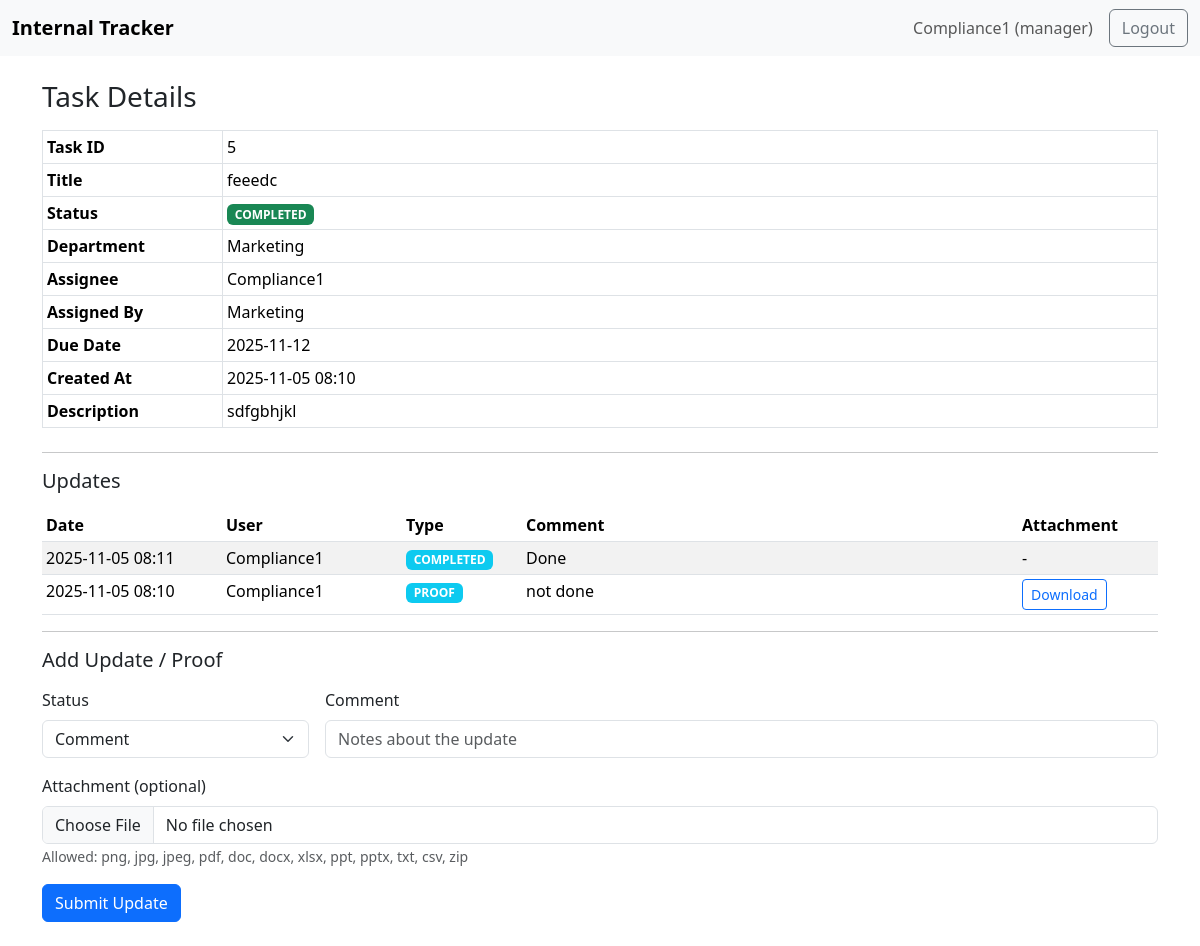
The page /tasks/5 (signed in) on the database its author committed.
### app.py (models this page shows, shortened)
class User(UserMixin, db.Model):
    __tablename__ = "user"
    id = db.Column(db.Integer, primary_key=True)
    name = db.Column(db.String(120), nullable=False)
    email = db.Column(db.String(255), unique=True, nullable=False, index=True)
    password_hash = db.Column(db.String(255), nullable=False)
    role = db.Column(db.String(20), default="user")  # 'admin', 'manager', 'user'
    department_id = db.Column(db.Integer, db.ForeignKey("department.id"), nullable=True)
    department = db.relationship("Department", backref="users")
    is_active_flag = db.Column(db.Boolean, default=True, nullable=False)
    can_create_task = db.Column(db.Boolean, default=False, nullable=False)

class Task(db.Model):
    id = db.Column(db.Integer, primary_key=True)
    title = db.Column(db.String(200), nullable=False)
    description = db.Column(db.Text, nullable=True)
    department_id = db.Column(db.Integer, db.ForeignKey("department.id"), nullable=False)
    department = db.relationship("Department", backref="tasks")
    assignee_id = db.Column(db.Integer, db.ForeignKey("user.id"), nullable=False)
    assignee = db.relationship("User", foreign_keys=[assignee_id])
    assigner_id = db.Column(db.Integer, db.ForeignKey("user.id"), nullable=False)
    assigner = db.relationship("User", foreign_keys=[assigner_id])
    due_date = db.Column(db.Date, nullable=True)
    status = db.Column(db.String(20), default="OPEN")  # OPEN, IN_PROGRESS, COMPLETED, REJECTED
    is_hidden = db.Column(db.Boolean, default=False, nullable=False)
    created_at = db.Column(db.DateTime, default=datetime.utcnow)
    updated_at = db.Column(db.DateTime, default=datetime.utcnow, onupdate=datetime.utcnow)

class Department(db.Model):
    id = db.Column(db.Integer, primary_key=True)
    name = db.Column(db.String(120), unique=True, nullable=False)

class TaskUpdate(db.Model):
    id = db.Column(db.Integer, primary_key=True)
    task_id = db.Column(db.Integer, db.ForeignKey("task.id"), nullable=False)
    task = db.relationship(
        "Task",
        backref=db.backref("updates", order_by="TaskUpdate.created_at.desc()")
    )
    user_id = db.Column(db.Integer, db.ForeignKey("user.id"), nullable=False)
    user = db.relationship("User")
    status = db.Column(db.String(20), default="COMMENT")  # COMMENT, PROOF, COMPLETED, REJECTED
    comment = db.Column(db.Text, nullable=True)
    attachment_path = db.Column(db.String(500), nullable=True)
    created_at = db.Column(db.DateTime, default=datetime.utcnow)

### app.py (the view)
@app.route("/tasks/<int:task_id>")
@login_required
def task_view(task_id):
    task = Task.query.get_or_404(task_id)
    if (current_user.role != "admin" and
        current_user.id not in (task.assignee_id, task.assigner_id) and
            current_user.department_id != task.department_id):
        abort(403)
    if task.is_hidden and current_user.role != "admin":
        abort(403)
    return render_template("task_view.html", task=task)

### app.py (called while the page is built)
@login_manager.user_loader
def load_user(user_id):
    return User.query.get(int(user_id))

### templates/task_view.html (shortened to what this page needs)
{% extends "base.html" %}
{% block content %}
<h3 class="mb-3">Task Details</h3>
<table class="table table-bordered table-sm mb-4">
  <tbody>
    <tr>
      <th style="width: 180px;">Task ID</th>
      <td>{{ task.id }}</td>
    </tr>
    <tr>
      <th>Title</th>
      <td>{{ task.title }}</td>
    </tr>
    <tr>
      <th>Status</th>
      <td>
        <span class="badge
          {% if task.status=='COMPLETED' %}bg-success
          {% elif task.status=='IN_PROGRESS' %}bg-warning text-dark
          {% elif task.status=='REJECTED' %}bg-danger
          {% else %}bg-secondary{% endif %}">
          {{ task.status }}
        </span>
      </td>
    </tr>
    <tr>
      <th>Department</th>
      <td>{{ task.department.name }}</td>
    </tr>
    <tr>
      <th>Assignee</th>
      <td>{{ task.assignee.name }}</td>
    </tr>
    <tr>
      <th>Assigned By</th>
      <td>{{ task.assigner.name }}</td>
    </tr>
    <tr>
      <th>Due Date</th>
      <td>{{ task.due_date or '-' }}</td>
    </tr>
    <tr>
      <th>Created At</th>
      <td>{{ task.created_at.strftime('%Y-%m-%d %H:%M') }}</td>
    </tr>
    <tr>
      <th>Description</th>
      <td>{{ task.description or '-' }}</td>
    </tr>
  </tbody>
</table>
<hr>
<h5 class="mb-3">Updates</h5>
{% if task.updates %}
<table class="table table-striped table-sm">
  <thead>
    <tr>
      <th style="width: 180px;">Date</th>
      <th style="width: 180px;">User</th>
      <th style="width: 120px;">Type</th>
      <th>Comment</th>
      <th style="width: 140px;">Attachment</th>
    </tr>
  </thead>
  <tbody>
  {% for up in task.updates %}
    <tr>
      <td>{{ up.created_at.strftime('%Y-%m-%d %H:%M') }}</td>
      <td>{{ up.user.name }}</td>
      <td><span class="badge bg-info">{{ up.status }}</span></td>
      <td>{{ up.comment or '-' }}</td>
      <td>
        {% if up.attachment_path %}
          <a class="btn btn-sm btn-outline-primary"
             href="{{ url_for('uploaded_file', filename=up.attachment_path) }}">
            Download
          </a>
        {% else %}
          -
        {% endif %}
      </td>
    </tr>
  {% endfor %}
  </tbody>
</table>
{% else %}
  <p class="text-muted">No updates yet.</p>
{% endif %}
{% if current_user.role == 'admin' or current_user.id == task.assignee_id %}
<hr>
<h5 class="mb-3">Add Update / Proof</h5>
<form method="post"
      action="{{ url_for('task_update', task_id=task.id) }}"
      enctype="multipart/form-data"
      class="row g-3">
  <div class="col-md-3">
    <label class="form-label">Status</label>
    <select class="form-select" name="status">
      <option value="COMMENT">Comment</option>
    </select>
  </div>
  <div class="col-md-9">
    <label class="form-label">Comment</label>
    <input class="form-control" name="comment" placeholder="Notes about the update">
  </div>
  <div class="col-md-12">
    <label class="form-label">Attachment (optional)</label>
    <input type="file" name="attachment" class="form-control">
    <small class="text-muted">Allowed: png, jpg, jpeg, pdf, doc, docx, xlsx, ppt, pptx, txt, csv, zip</small>
  </div>
  <div class="col-12">
    <button class="btn btn-primary">Submit Update</button>
  </div>
</form>
{% endif %}
{% endblock %}

### templates/base.html (shortened to what this page needs)
<!doctype html>
<html lang="en">
<head>
  <link href="https://cdn.jsdelivr.net/npm/bootstrap@5.3.3/dist/css/bootstrap.min.css" rel="stylesheet">
  <link rel="stylesheet" href="{{ url_for('static', filename='style.css') }}">
</head>
<body>
<nav class="navbar navbar-expand-lg bg-body-tertiary">
  <div class="container-fluid">
    <a class="navbar-brand d-flex align-items-center" href="{{ url_for('index') }}">
      <span>Internal Tracker</span>
    </a>
    <div class="collapse navbar-collapse" id="nav">
      {% if current_user.is_authenticated %}
      <span class="navbar-text me-3">{{ current_user.name }} ({{ current_user.role }})</span>
      <a class="btn btn-outline-secondary" href="{{ url_for('logout') }}">Logout</a>
      {% endif %}
    </div>
  </div>
</nav>
<main class="container py-4">
  {% block content %}{% endblock %}
</main>
</body>
</html>

### static/style.css (style rules this page uses)
.navbar-brand span { font-weight: 600; }

### rows shown on the page
User: name "Compliance1", role "manager", assignee.name "Compliance1"
Task: id "5", title "feeedc", status "COMPLETED", due_date "2025-11-12", created_at "2025-11-05 08:10", description "sdfgbhjkl"
Department: department.name "Marketing"
User: assigner.name "Marketing"
TaskUpdate: created_at "2025-11-05 08:11", user.name "Compliance1", status "COMPLETED", comment "Done"
TaskUpdate: created_at "2025-11-05 08:10", user.name "Compliance1", status "PROOF", comment "not done"
